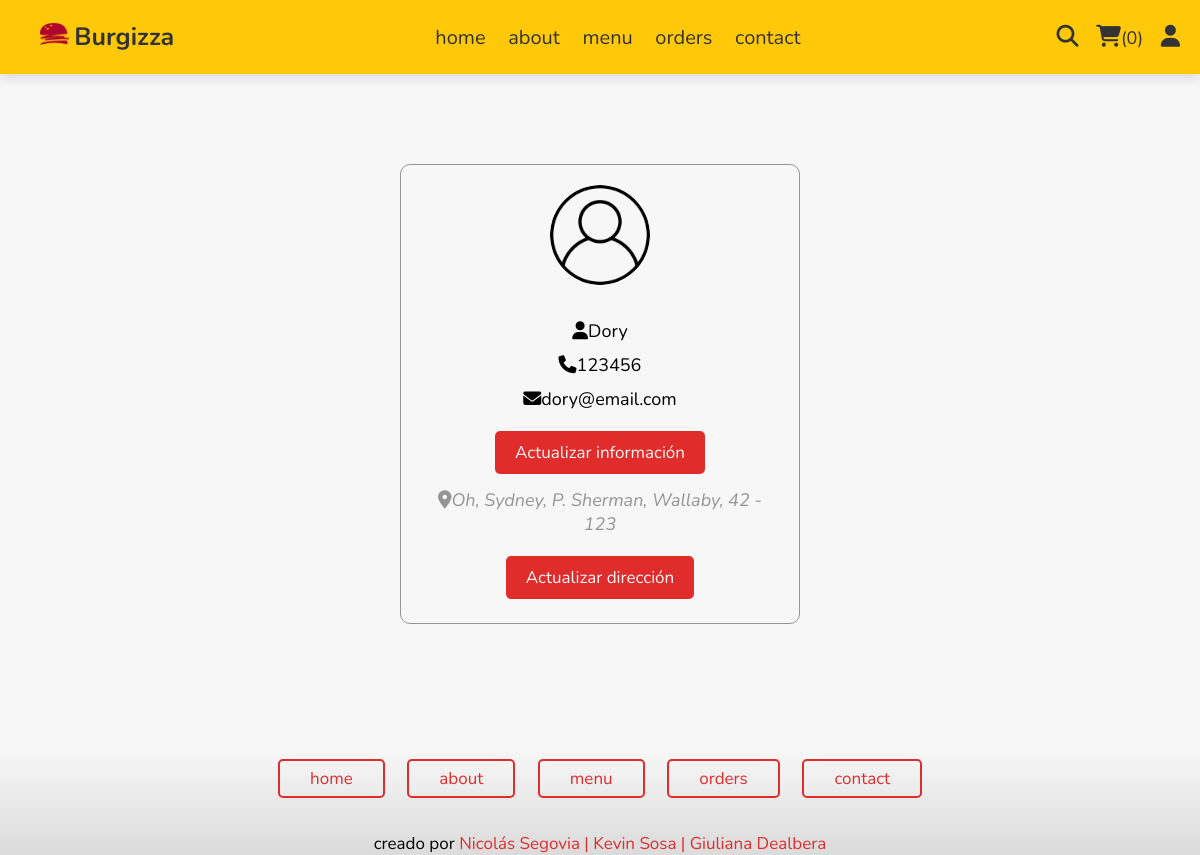
Screenshot of /profile.php (signed in) with the database file from the repository.
### tables this page shows
CREATE TABLE `users` (
  `id` int(100) NOT NULL,
  `name` varchar(20) NOT NULL,
  `email` varchar(50) NOT NULL,
  `number` varchar(10) NOT NULL,
  `password` varchar(50) NOT NULL,
  `address` varchar(500) NOT NULL
);

### profile.php (the view, shortened to what this page needs)
<?php
include 'components/connect.php';
?>
<!DOCTYPE html>
<html lang="en">
<head>
   <link rel="stylesheet" href="https://cdnjs.cloudflare.com/ajax/libs/font-awesome/6.1.1/css/all.min.css">
   <link rel="stylesheet" href="css/style.css">
</head>
<body>
<?php include 'components/user_header.php'; ?>
<section class="user-details">
   <div class="user">
      <img src="images/user-icon.png" alt="">
      <p><i class="fas fa-user"></i><span><?= $fetch_profile['name']; ?></span></p>
      <p><i class="fas fa-phone"></i><span><?= $fetch_profile['number']; ?></span></p>
      <p><i class="fas fa-envelope"></i><span><?= $fetch_profile['email']; ?></span></p>
      <a href="update_profile.php" class="btn">Actualizar información</a>
      <p class="address"><i class="fas fa-map-marker-alt"></i><span><?php if($fetch_profile['address'] == '') { echo 'Por favor ingrese su dirección'; } else { echo $fetch_profile['address']; } ?></span></p>
      <a href="update_address.php" class="btn">Actualizar dirección</a>
   </div>
</section>
<?php include 'components/footer.php'; ?>
</body>
</html>

### css/style.css (style rules this page uses)
:root { --red: #e12c2c; --yellow: #ffc809; --light-gray: #959595; --dark-gray: #333; --white: #f7f7f7; --border: .2rem solid var(--light-gray); }
* { font-family: 'Nunito', sans-serif; margin:0; padding:0; box-sizing: border-box; outline: none; border: none; text-decoration: none; transition:all .2s linear; }
html { font-size: 62.5%; overflow-x: hidden; scroll-behavior: smooth; scroll-padding-top: 6rem; }
body { background: var(--white); }
section { padding: 2rem; margin: 0 auto; max-width: 1300px; }
.btn, .delete-btn { display: inline-block; padding: .6rem 3rem; cursor: pointer; font-size: 1.7rem; border-radius: .5rem; position: relative; overflow: hidden; z-index: 0; margin-top: 1rem; }
.btn { border: .2rem solid var(--red); color: var(--red); }
.btn::before { content: ''; position: absolute; top: 0; right: 0; width: 0%; height: 100%; background: var(--red); transition: .3s linear; z-index: -1; }
.user-details { display: flex; justify-content: center; align-items: center; min-height: 80vh; margin-bottom: 35px; }
.user { text-align: center; background: var(--white); border: 1px solid var(--light-gray); border-radius: 10px; padding: 20px; max-width: 400px; }
.user img { width: 100px; height: 100px; border-radius: 50%; margin: 0 auto 20px; object-fit: cover; }
.user p { font-size: 18px; margin: 10px 0; }
.user .btn { background-color: var(--red); color: var(--white); padding: 10px 20px; border: none; border-radius: 5px; text-decoration: none; display: inline-block; margin-top: 10px; }
.user .address { color: var(--light-gray); font-style: italic; }

### rows the page displays
users: name "Dory", number "123456", email "dory@email.com", address "Oh, Sydney, P. Sherman, Wallaby, 42 - 123"

### other values shown
$total_user_cart_items "0"
